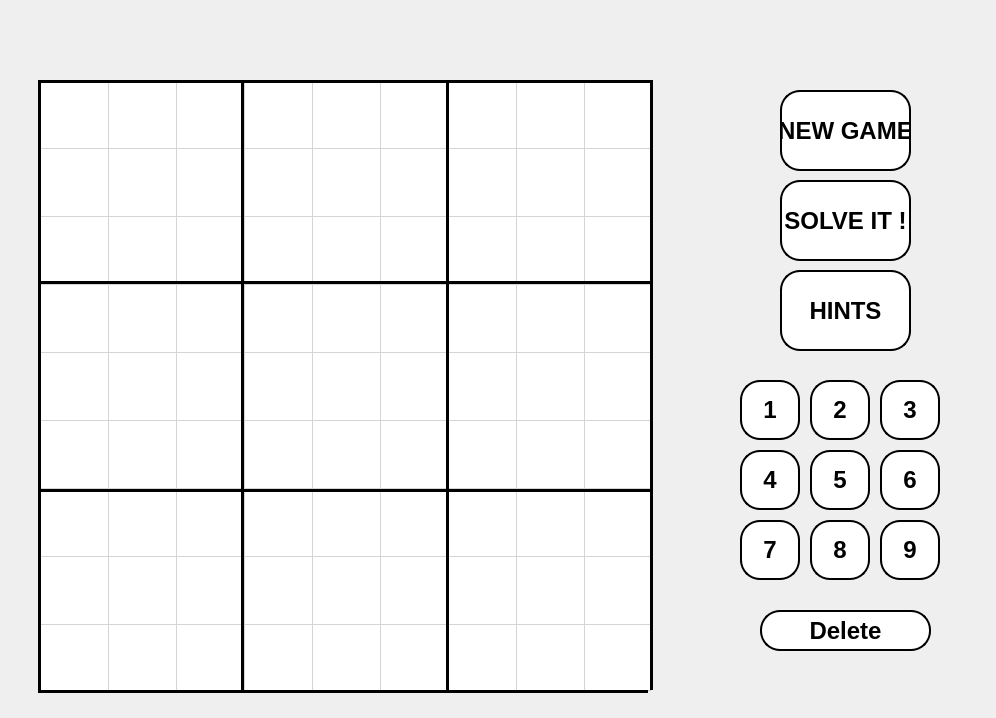
<?xml version="1.0" encoding="UTF-8"?>
<ui version="4.0">
 <class>expert</class>
 <widget class="QMainWindow" name="expert">
  <property name="geometry">
   <rect>
    <x>0</x>
    <y>0</y>
    <width>996</width>
    <height>718</height>
   </rect>
  </property>
  <property name="windowTitle">
   <string>Medium Level</string>
  </property>
  <property name="styleSheet">
   <string notr="true"/>
  </property>
  <widget class="QWidget" name="centralWidget">
   <widget class="QLabel" name="background">
    <property name="geometry">
     <rect>
      <x>0</x>
      <y>0</y>
      <width>1001</width>
      <height>721</height>
     </rect>
    </property>
    <property name="text">
     <string/>
    </property>
   </widget>
   <widget class="QLabel" name="score1">
    <property name="geometry">
     <rect>
      <x>570</x>
      <y>-60</y>
      <width>211</width>
      <height>51</height>
     </rect>
    </property>
    <property name="styleSheet">
     <string notr="true">font: 20pt;
background : white;
border : 2px solid blue;
border-radius :20px</string>
    </property>
    <property name="text">
     <string/>
    </property>
   </widget>
   <widget class="QPushButton" name="reload">
    <property name="geometry">
     <rect>
      <x>870</x>
      <y>730</y>
      <width>113</width>
      <height>32</height>
     </rect>
    </property>
    <property name="styleSheet">
     <string notr="true">border: 1px solid transparent;
background :transparent</string>
    </property>
    <property name="text">
     <string/>
    </property>
   </widget>
   <widget class="QPushButton" name="indication">
    <property name="geometry">
     <rect>
      <x>780</x>
      <y>270</y>
      <width>131</width>
      <height>81</height>
     </rect>
    </property>
    <property name="styleSheet">
     <string notr="true">border: 2px solid black;

background:white;
border-radius:20px
;
font:18pt;
font-weight :bold;</string>
    </property>
    <property name="text">
     <string>HINTS</string>
    </property>
   </widget>
   <widget class="QPushButton" name="pushButton_7">
    <property name="enabled">
     <bool>false</bool>
    </property>
    <property name="geometry">
     <rect>
      <x>38</x>
      <y>80</y>
      <width>610</width>
      <height>3</height>
     </rect>
    </property>
    <property name="styleSheet">
     <string notr="true">background : black;
border :1px solid black</string>
    </property>
    <property name="text">
     <string/>
    </property>
   </widget>
   <widget class="QPushButton" name="solveit">
    <property name="geometry">
     <rect>
      <x>780</x>
      <y>180</y>
      <width>131</width>
      <height>81</height>
     </rect>
    </property>
    <property name="styleSheet">
     <string notr="true">border: 2px solid black;

background:white;
border-radius:20px
;
font:18pt;
font-weight :bold;</string>
    </property>
    <property name="text">
     <string>SOLVE IT !</string>
    </property>
   </widget>
   <widget class="QPushButton" name="erase">
    <property name="geometry">
     <rect>
      <x>760</x>
      <y>610</y>
      <width>171</width>
      <height>41</height>
     </rect>
    </property>
    <property name="sizePolicy">
     <sizepolicy hsizetype="Minimum" vsizetype="Preferred">
      <horstretch>0</horstretch>
      <verstretch>0</verstretch>
     </sizepolicy>
    </property>
    <property name="styleSheet">
     <string notr="true">border: 2px solid black;

background:white;
border-radius:20px
;
font:18pt;
font-weight :bold;</string>
    </property>
    <property name="text">
     <string>Delete</string>
    </property>
   </widget>
   <widget class="QPushButton" name="newgame">
    <property name="geometry">
     <rect>
      <x>780</x>
      <y>90</y>
      <width>131</width>
      <height>81</height>
     </rect>
    </property>
    <property name="styleSheet">
     <string notr="true">border: 2px solid black;

background:white;
border-radius:20px
;
font:18pt;
font-weight :bold;</string>
    </property>
    <property name="text">
     <string>NEW GAME</string>
    </property>
   </widget>
   <widget class="QTableWidget" name="mytable1">
    <property name="geometry">
     <rect>
      <x>40</x>
      <y>80</y>
      <width>611</width>
      <height>611</height>
     </rect>
    </property>
    <property name="sizePolicy">
     <sizepolicy hsizetype="Preferred" vsizetype="Preferred">
      <horstretch>0</horstretch>
      <verstretch>0</verstretch>
     </sizepolicy>
    </property>
    <property name="mouseTracking">
     <bool>false</bool>
    </property>
    <property name="layoutDirection">
     <enum>Qt::LeftToRight</enum>
    </property>
    <property name="styleSheet">
     <string notr="true">background :white;
z-index=1;</string>
    </property>
    <property name="inputMethodHints">
     <set>Qt::ImhNone</set>
    </property>
    <property name="verticalScrollBarPolicy">
     <enum>Qt::ScrollBarAlwaysOff</enum>
    </property>
    <property name="horizontalScrollBarPolicy">
     <enum>Qt::ScrollBarAlwaysOff</enum>
    </property>
    <property name="sizeAdjustPolicy">
     <enum>QAbstractScrollArea::AdjustToContents</enum>
    </property>
    <property name="autoScroll">
     <bool>false</bool>
    </property>
    <property name="editTriggers">
     <set>QAbstractItemView::NoEditTriggers</set>
    </property>
    <property name="dragDropOverwriteMode">
     <bool>false</bool>
    </property>
    <property name="alternatingRowColors">
     <bool>false</bool>
    </property>
    <property name="iconSize">
     <size>
      <width>200</width>
      <height>80</height>
     </size>
    </property>
    <property name="textElideMode">
     <enum>Qt::ElideLeft</enum>
    </property>
    <property name="sortingEnabled">
     <bool>false</bool>
    </property>
    <property name="wordWrap">
     <bool>true</bool>
    </property>
    <property name="cornerButtonEnabled">
     <bool>true</bool>
    </property>
    <attribute name="horizontalHeaderVisible">
     <bool>false</bool>
    </attribute>
    <attribute name="horizontalHeaderCascadingSectionResizes">
     <bool>true</bool>
    </attribute>
    <attribute name="horizontalHeaderDefaultSectionSize">
     <number>68</number>
    </attribute>
    <attribute name="horizontalHeaderHighlightSections">
     <bool>false</bool>
    </attribute>
    <attribute name="horizontalHeaderMinimumSectionSize">
     <number>19</number>
    </attribute>
    <attribute name="verticalHeaderVisible">
     <bool>false</bool>
    </attribute>
    <attribute name="verticalHeaderCascadingSectionResizes">
     <bool>false</bool>
    </attribute>
    <attribute name="verticalHeaderDefaultSectionSize">
     <number>68</number>
    </attribute>
    <attribute name="verticalHeaderHighlightSections">
     <bool>true</bool>
    </attribute>
    <attribute name="verticalHeaderMinimumSectionSize">
     <number>22</number>
    </attribute>
    <attribute name="verticalHeaderShowSortIndicator" stdset="0">
     <bool>true</bool>
    </attribute>
    <row>
     <property name="text">
      <string>New Row</string>
     </property>
    </row>
    <row>
     <property name="text">
      <string>New Row</string>
     </property>
    </row>
    <row>
     <property name="text">
      <string>New Row</string>
     </property>
    </row>
    <row>
     <property name="text">
      <string>New Row</string>
     </property>
    </row>
    <row>
     <property name="text">
      <string>New Row</string>
     </property>
    </row>
    <row>
     <property name="text">
      <string>New Row</string>
     </property>
    </row>
    <row>
     <property name="text">
      <string>New Row</string>
     </property>
    </row>
    <row>
     <property name="text">
      <string>New Row</string>
     </property>
    </row>
    <row>
     <property name="text">
      <string>New Row</string>
     </property>
    </row>
    <column>
     <property name="text">
      <string>New Column</string>
     </property>
    </column>
    <column>
     <property name="text">
      <string>New Column</string>
     </property>
    </column>
    <column>
     <property name="text">
      <string>New Column</string>
     </property>
    </column>
    <column>
     <property name="text">
      <string>New Column</string>
     </property>
    </column>
    <column>
     <property name="text">
      <string>New Column</string>
     </property>
    </column>
    <column>
     <property name="text">
      <string>New Column</string>
     </property>
    </column>
    <column>
     <property name="text">
      <string>New Column</string>
     </property>
    </column>
    <column>
     <property name="text">
      <string>New Column</string>
     </property>
    </column>
    <column>
     <property name="text">
      <string>New Column</string>
     </property>
    </column>
    <item row="0" column="0">
     <property name="text">
      <string/>
     </property>
     <property name="textAlignment">
      <set>AlignCenter</set>
     </property>
    </item>
    <item row="1" column="0">
     <property name="textAlignment">
      <set>AlignCenter</set>
     </property>
    </item>
    <item row="2" column="0">
     <property name="textAlignment">
      <set>AlignCenter</set>
     </property>
    </item>
   </widget>
   <widget class="QPushButton" name="menu">
    <property name="geometry">
     <rect>
      <x>20</x>
      <y>10</y>
      <width>121</width>
      <height>71</height>
     </rect>
    </property>
    <property name="styleSheet">
     <string notr="true">border :1px solid transparent ;
background :transparent</string>
    </property>
    <property name="text">
     <string/>
    </property>
    <property name="iconSize">
     <size>
      <width>111</width>
      <height>71</height>
     </size>
    </property>
   </widget>
   <widget class="QPushButton" name="savegame">
    <property name="geometry">
     <rect>
      <x>750</x>
      <y>730</y>
      <width>113</width>
      <height>32</height>
     </rect>
    </property>
    <property name="styleSheet">
     <string notr="true">border: 1px solid transparent;
background :transparent</string>
    </property>
    <property name="text">
     <string/>
    </property>
   </widget>
   <widget class="QPushButton" name="pushButton_11">
    <property name="enabled">
     <bool>false</bool>
    </property>
    <property name="geometry">
     <rect>
      <x>38</x>
      <y>80</y>
      <width>3</width>
      <height>610</height>
     </rect>
    </property>
    <property name="styleSheet">
     <string notr="true">background : black;
border :1px solid black</string>
    </property>
    <property name="text">
     <string/>
    </property>
   </widget>
   <widget class="QPushButton" name="pushButton_10">
    <property name="enabled">
     <bool>false</bool>
    </property>
    <property name="geometry">
     <rect>
      <x>38</x>
      <y>690</y>
      <width>610</width>
      <height>3</height>
     </rect>
    </property>
    <property name="styleSheet">
     <string notr="true">background : black;
border :1px solid black</string>
    </property>
    <property name="text">
     <string/>
    </property>
   </widget>
   <widget class="QPushButton" name="pushButton_4">
    <property name="enabled">
     <bool>false</bool>
    </property>
    <property name="geometry">
     <rect>
      <x>241</x>
      <y>80</y>
      <width>3</width>
      <height>610</height>
     </rect>
    </property>
    <property name="styleSheet">
     <string notr="true">background : black;
border :1px solid black</string>
    </property>
    <property name="text">
     <string/>
    </property>
   </widget>
   <widget class="QPushButton" name="pushButton_9">
    <property name="enabled">
     <bool>false</bool>
    </property>
    <property name="geometry">
     <rect>
      <x>241</x>
      <y>80</y>
      <width>3</width>
      <height>610</height>
     </rect>
    </property>
    <property name="styleSheet">
     <string notr="true">background : black;
border :1px solid black</string>
    </property>
    <property name="text">
     <string/>
    </property>
   </widget>
   <widget class="QPushButton" name="pushButton_5">
    <property name="enabled">
     <bool>false</bool>
    </property>
    <property name="geometry">
     <rect>
      <x>40</x>
      <y>80</y>
      <width>610</width>
      <height>3</height>
     </rect>
    </property>
    <property name="styleSheet">
     <string notr="true">background : black;
border :1px solid black</string>
    </property>
    <property name="text">
     <string/>
    </property>
   </widget>
   <widget class="QPushButton" name="pushButton_3">
    <property name="enabled">
     <bool>false</bool>
    </property>
    <property name="geometry">
     <rect>
      <x>446</x>
      <y>80</y>
      <width>3</width>
      <height>610</height>
     </rect>
    </property>
    <property name="styleSheet">
     <string notr="true">background : black;
border :1px solid black</string>
    </property>
    <property name="text">
     <string/>
    </property>
   </widget>
   <widget class="QPushButton" name="pushButton_2">
    <property name="enabled">
     <bool>false</bool>
    </property>
    <property name="geometry">
     <rect>
      <x>650</x>
      <y>80</y>
      <width>3</width>
      <height>610</height>
     </rect>
    </property>
    <property name="styleSheet">
     <string notr="true">background : black;
border :1px solid black</string>
    </property>
    <property name="text">
     <string/>
    </property>
   </widget>
   <widget class="QPushButton" name="pushButton_6">
    <property name="enabled">
     <bool>false</bool>
    </property>
    <property name="geometry">
     <rect>
      <x>40</x>
      <y>281</y>
      <width>610</width>
      <height>3</height>
     </rect>
    </property>
    <property name="styleSheet">
     <string notr="true">background : black;
border :1px solid black</string>
    </property>
    <property name="text">
     <string/>
    </property>
   </widget>
   <widget class="QPushButton" name="pushButton_8">
    <property name="enabled">
     <bool>false</bool>
    </property>
    <property name="geometry">
     <rect>
      <x>40</x>
      <y>489</y>
      <width>610</width>
      <height>3</height>
     </rect>
    </property>
    <property name="styleSheet">
     <string notr="true">background : black;
border :1px solid black</string>
    </property>
    <property name="text">
     <string/>
    </property>
   </widget>
   <widget class="QPushButton" name="number9">
    <property name="geometry">
     <rect>
      <x>880</x>
      <y>520</y>
      <width>60</width>
      <height>60</height>
     </rect>
    </property>
    <property name="sizePolicy">
     <sizepolicy hsizetype="Minimum" vsizetype="Preferred">
      <horstretch>0</horstretch>
      <verstretch>0</verstretch>
     </sizepolicy>
    </property>
    <property name="styleSheet">
     <string notr="true">border: 2px solid black;

background:white;
border-radius:20px
;
font:18pt;
font-weight :bold;</string>
    </property>
    <property name="text">
     <string>9</string>
    </property>
   </widget>
   <widget class="QPushButton" name="number8">
    <property name="geometry">
     <rect>
      <x>810</x>
      <y>520</y>
      <width>60</width>
      <height>60</height>
     </rect>
    </property>
    <property name="sizePolicy">
     <sizepolicy hsizetype="Minimum" vsizetype="Preferred">
      <horstretch>0</horstretch>
      <verstretch>0</verstretch>
     </sizepolicy>
    </property>
    <property name="styleSheet">
     <string notr="true">border: 2px solid black;

background:white;
border-radius:20px
;
font:18pt;
font-weight :bold;</string>
    </property>
    <property name="text">
     <string>8</string>
    </property>
   </widget>
   <widget class="QPushButton" name="number7">
    <property name="geometry">
     <rect>
      <x>740</x>
      <y>520</y>
      <width>60</width>
      <height>60</height>
     </rect>
    </property>
    <property name="sizePolicy">
     <sizepolicy hsizetype="Minimum" vsizetype="Preferred">
      <horstretch>0</horstretch>
      <verstretch>0</verstretch>
     </sizepolicy>
    </property>
    <property name="styleSheet">
     <string notr="true">border: 2px solid black;

background:white;
border-radius:20px
;
font:18pt;
font-weight :bold;</string>
    </property>
    <property name="text">
     <string>7</string>
    </property>
   </widget>
   <widget class="QPushButton" name="number6">
    <property name="geometry">
     <rect>
      <x>880</x>
      <y>450</y>
      <width>60</width>
      <height>60</height>
     </rect>
    </property>
    <property name="sizePolicy">
     <sizepolicy hsizetype="Minimum" vsizetype="Preferred">
      <horstretch>0</horstretch>
      <verstretch>0</verstretch>
     </sizepolicy>
    </property>
    <property name="styleSheet">
     <string notr="true">border: 2px solid black;

background:white;
border-radius:20px
;
font:18pt;
font-weight :bold;</string>
    </property>
    <property name="text">
     <string>6</string>
    </property>
   </widget>
   <widget class="QPushButton" name="number4">
    <property name="geometry">
     <rect>
      <x>740</x>
      <y>450</y>
      <width>60</width>
      <height>60</height>
     </rect>
    </property>
    <property name="sizePolicy">
     <sizepolicy hsizetype="Minimum" vsizetype="Preferred">
      <horstretch>0</horstretch>
      <verstretch>0</verstretch>
     </sizepolicy>
    </property>
    <property name="styleSheet">
     <string notr="true">border: 2px solid black;

background:white;
border-radius:20px
;
font:18pt;
font-weight :bold;</string>
    </property>
    <property name="text">
     <string>4</string>
    </property>
   </widget>
   <widget class="QPushButton" name="number5">
    <property name="geometry">
     <rect>
      <x>810</x>
      <y>450</y>
      <width>60</width>
      <height>60</height>
     </rect>
    </property>
    <property name="sizePolicy">
     <sizepolicy hsizetype="Minimum" vsizetype="Preferred">
      <horstretch>0</horstretch>
      <verstretch>0</verstretch>
     </sizepolicy>
    </property>
    <property name="styleSheet">
     <string notr="true">border: 2px solid black;

background:white;
border-radius:20px
;
font:18pt;
font-weight :bold;</string>
    </property>
    <property name="text">
     <string>5</string>
    </property>
   </widget>
   <widget class="QPushButton" name="number2">
    <property name="geometry">
     <rect>
      <x>810</x>
      <y>380</y>
      <width>60</width>
      <height>60</height>
     </rect>
    </property>
    <property name="sizePolicy">
     <sizepolicy hsizetype="Minimum" vsizetype="Preferred">
      <horstretch>0</horstretch>
      <verstretch>0</verstretch>
     </sizepolicy>
    </property>
    <property name="styleSheet">
     <string notr="true">border: 2px solid black;

background:white;
border-radius:20px
;
font:18pt;
font-weight :bold;</string>
    </property>
    <property name="text">
     <string>2</string>
    </property>
   </widget>
   <widget class="QPushButton" name="number1">
    <property name="geometry">
     <rect>
      <x>740</x>
      <y>380</y>
      <width>60</width>
      <height>60</height>
     </rect>
    </property>
    <property name="sizePolicy">
     <sizepolicy hsizetype="Minimum" vsizetype="Preferred">
      <horstretch>0</horstretch>
      <verstretch>0</verstretch>
     </sizepolicy>
    </property>
    <property name="styleSheet">
     <string notr="true">border: 2px solid black;

background:white;
border-radius:20px
;
font:18pt;
font-weight :bold;</string>
    </property>
    <property name="text">
     <string>1</string>
    </property>
   </widget>
   <widget class="QPushButton" name="number3">
    <property name="geometry">
     <rect>
      <x>880</x>
      <y>380</y>
      <width>60</width>
      <height>60</height>
     </rect>
    </property>
    <property name="sizePolicy">
     <sizepolicy hsizetype="Minimum" vsizetype="Preferred">
      <horstretch>0</horstretch>
      <verstretch>0</verstretch>
     </sizepolicy>
    </property>
    <property name="styleSheet">
     <string notr="true">border: 2px solid black;

background:white;
border-radius:20px
;
font:18pt;
font-weight :bold;</string>
    </property>
    <property name="text">
     <string>3</string>
    </property>
   </widget>
   <widget class="QLabel" name="clocklabel">
    <property name="geometry">
     <rect>
      <x>240</x>
      <y>7</y>
      <width>301</width>
      <height>71</height>
     </rect>
    </property>
    <property name="text">
     <string/>
    </property>
   </widget>
   <widget class="QLabel" name="timing">
    <property name="geometry">
     <rect>
      <x>320</x>
      <y>20</y>
      <width>181</width>
      <height>51</height>
     </rect>
    </property>
    <property name="styleSheet">
     <string notr="true">font:25pt;
font-weight :bold;</string>
    </property>
    <property name="text">
     <string/>
    </property>
    <property name="alignment">
     <set>Qt::AlignCenter</set>
    </property>
   </widget>
  </widget>
 </widget>
 <layoutdefault spacing="6" margin="11"/>
 <resources/>
 <connections/>
</ui>
